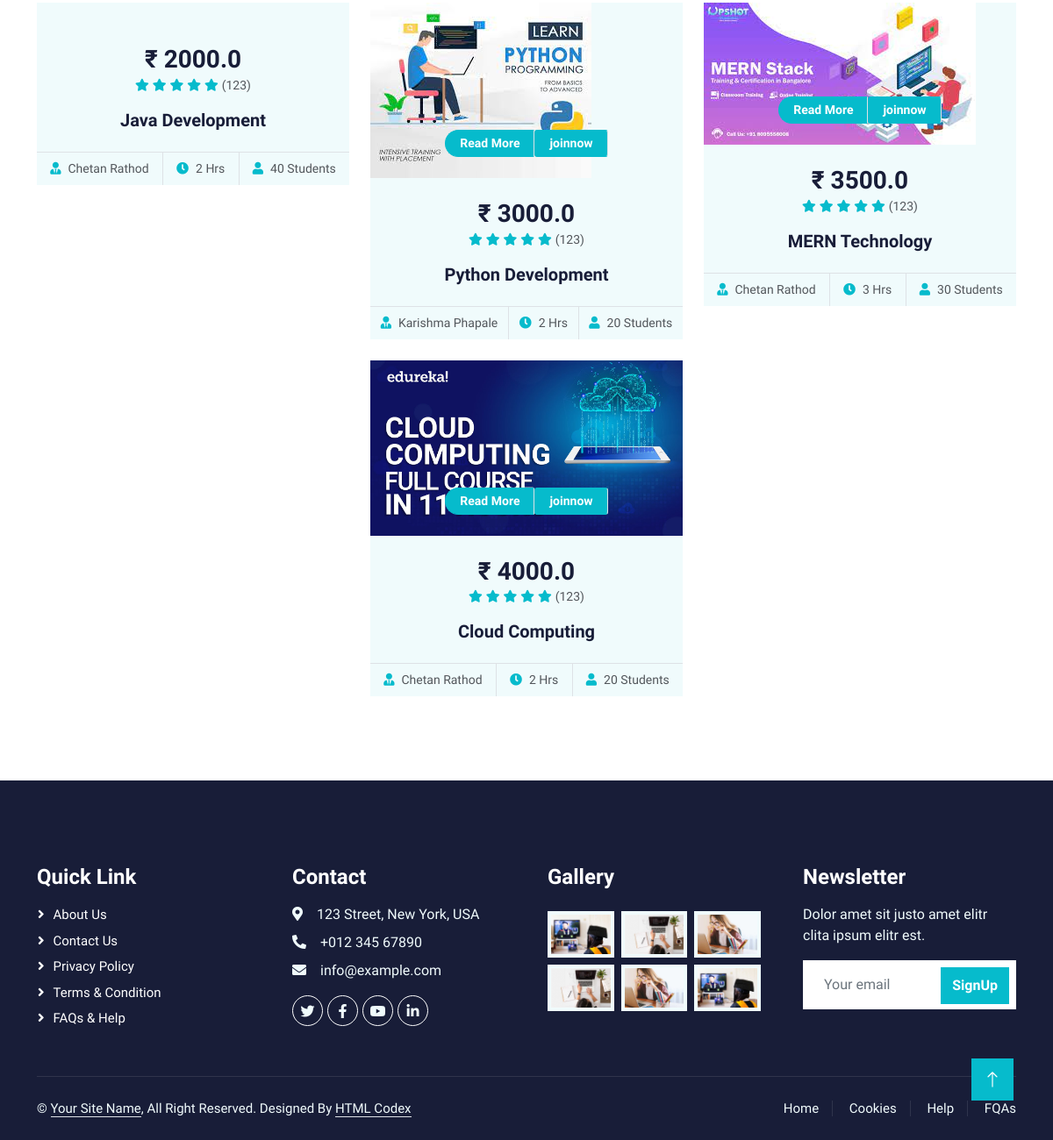
The page /category-courses/web_design/ (lower part) on the database as committed earlier.
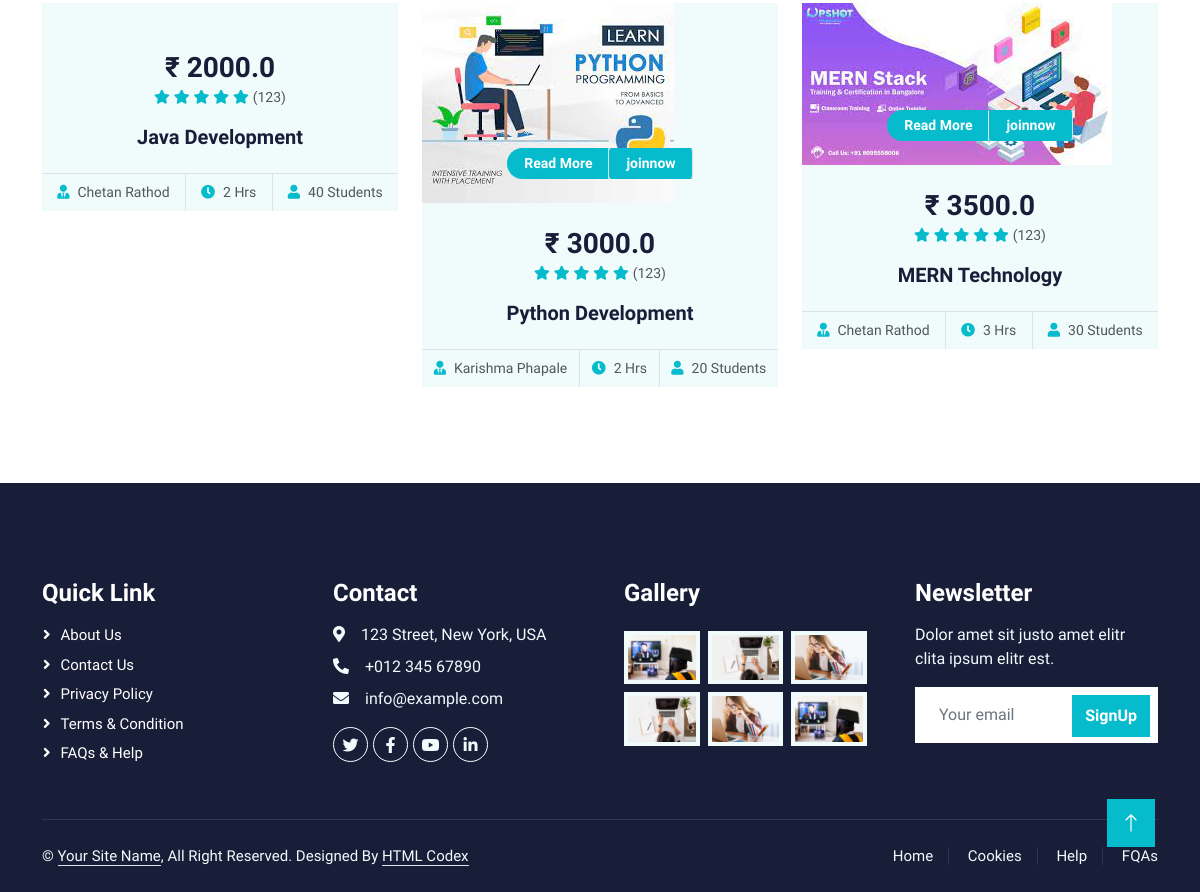
The same page on the database as committed later.
### CoursePortal/models.py (models this page shows, shortened)
class Course(models.Model):
    name= models.CharField(max_length=50)
    price=models.FloatField()
    mrp=models.FloatField()
    faculty_name=models.CharField(max_length=50)
    duration = models.CharField(max_length=10)
    intake=models.IntegerField()
    course_img = models.ImageField(upload_to ='uploads/',height_field=None, width_field=None)
    CATEGORY_CHOICES = (
        ("web_design", 'Web Design'),
        ("graphics_design", 'Graphic design'),
        ("video_editing", 'Video Editing'),
        ("online_marketing", 'Online Marketing')
    )
    category = models.CharField(max_length=200, choices=CATEGORY_CHOICES, default="web_design")
    to_be_listed = models.BooleanField(default=True)
    description = RichTextField()

### CoursePortal/views.py (the view)
# urls.py: path('category-courses/<str:category>/',views.category_courses,name="category_courses")
def category_courses(request,category):
    courses=Course.objects.all()
    category_courses=Course.objects.filter(category=category)
    current_category=category.replace('_', ' ')
    return render(request,'category_courses.html',{'Category_courses':category_courses,'current_category':current_category})

### templates/category_courses.html (shortened to what this page needs)
{% extends "base.html" %}
{% load static %}
{% block mainsection%}
    <div class="container-xxl py-5">
        <div class="container">
            <div class="row g-4 justify-content-center">
                {% for course in Category_courses %}
                {% if course.to_be_listed %}
                <div class="col-lg-4 col-md-6 wow fadeInUp" data-wow-delay="0.1s">
                    <div class="course-item bg-light">
                        <div class="position-relative overflow-hidden">
                            <img class="img-fluid" src="{{course.course_img.url}}" alt="">
                            <div class="w-100 d-flex justify-content-center position-absolute bottom-0 start-0 mb-4">
                                <a href="/course-view/{{course.id}}" class="flex-shrink-0 btn btn-sm btn-primary px-3 border-end" style="border-radius: 30px 0 0 30px;">Read More</a>
                                <a href="/join_now/{{course.id}}" class="flex-shrink-0 btn btn-sm btn-primary px-3 border-end">joinnow</a>
                            </div>
                        </div>
                        <div class="text-center p-4 pb-0">
                            <h3 class="mb-0">₹ {{course.price}}</h3>
                            <div class="mb-3">
                                <small class="fa fa-star text-primary"></small>
                                <small class="fa fa-star text-primary"></small>
                                <small class="fa fa-star text-primary"></small>
                                <small class="fa fa-star text-primary"></small>
                                <small class="fa fa-star text-primary"></small>
                                <small>(123)</small>
                            </div>
                            <h5 class="mb-4">{{course.name}}</h5>
                        </div>
                        <div class="d-flex border-top">
                            <small class="flex-fill text-center border-end py-2"><i class="fa fa-user-tie text-primary me-2"></i>{{course.faculty_name}}</small>
                            <small class="flex-fill text-center border-end py-2"><i class="fa fa-clock text-primary me-2"></i>{{course.duration}} Hrs</small>
                            <small class="flex-fill text-center py-2"><i class="fa fa-user text-primary me-2"></i>{{course.intake}} Students</small>
                        </div>
                    </div>
                </div>
                {% endif%}
                {% endfor %}
            </div>
        </div>
    </div>
{% endblock mainsection %}

Rows that differ between the two databases and show on the page:
no longer on this page (row edited): Course: course_img (picture), price "4000.0", name "Cloud Computing", faculty_name "Chetan Rathod", duration "2", intake "20"
